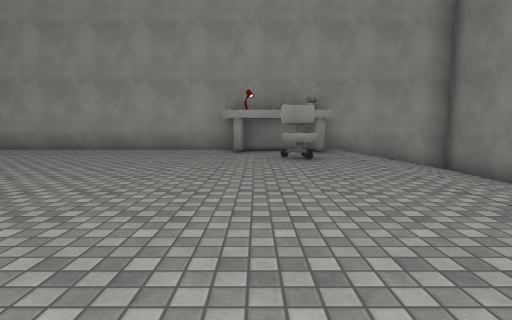
View 1 (above)

24 first-person views from a walk through a 3-D level made in the Unity game engine. The camera is 1.2 m above the floor, tilts 6° down and sees 80° across. The floor is counted in squares, 2 m on a side. Each view is taken from the middle of a square. On the plan, view 1 faces up. The plan holds only what a view shows up to about 9 squares ahead; the rest is blank. The place goes on beyond the plan. The player is left out. Some surface patterns are stand-ins.

View 2
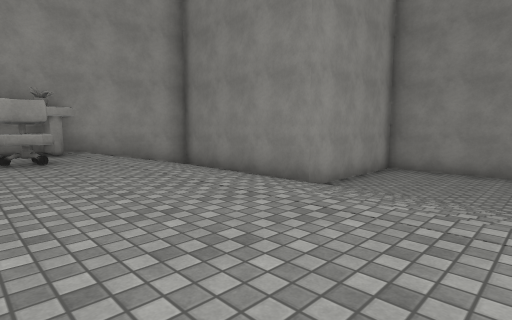

View 3
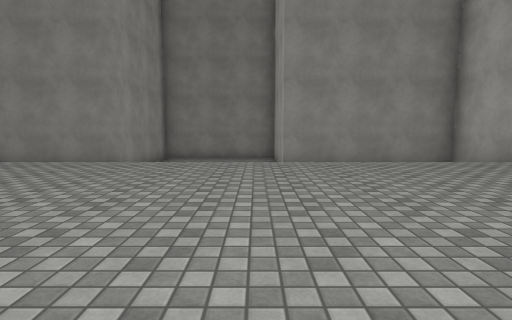

View 4
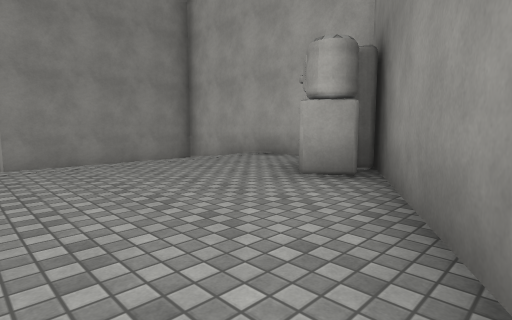

View 5
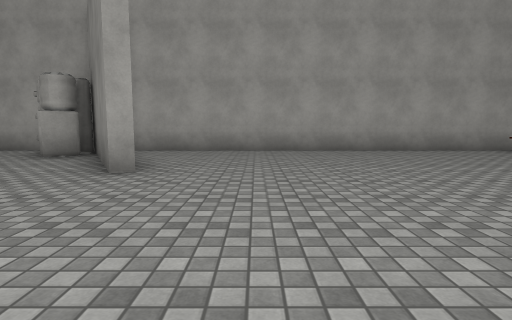

View 6
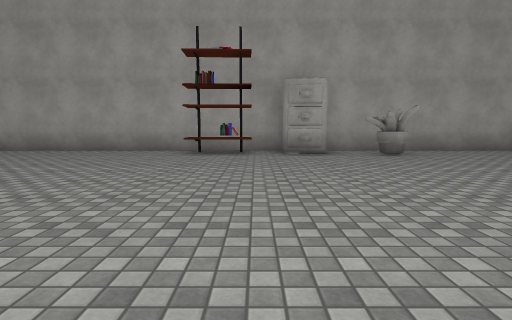

View 7
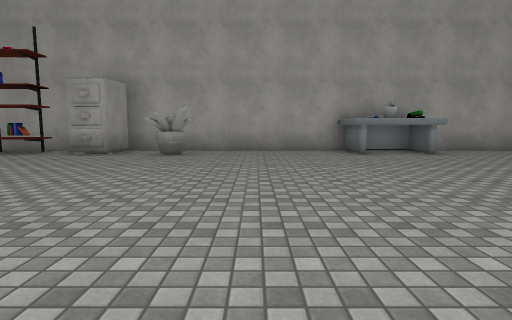

View 8
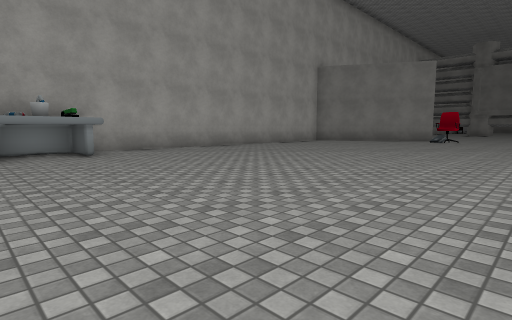

View 9
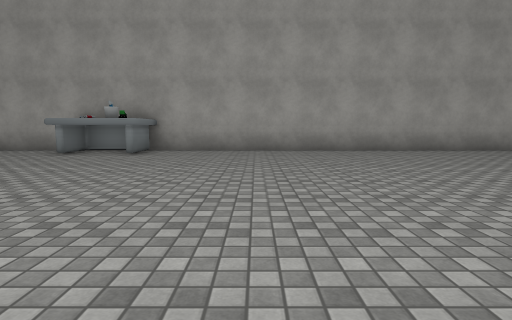

View 10
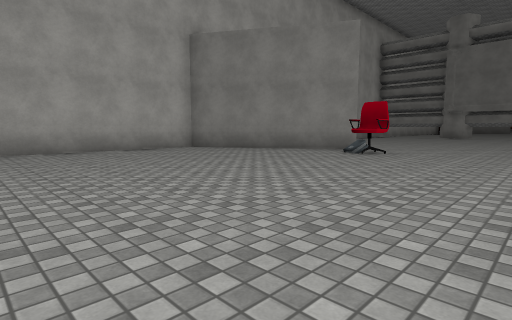

View 11
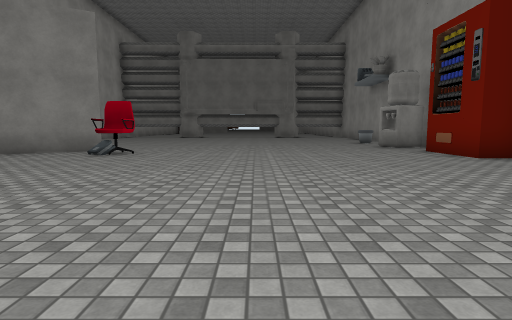

View 12
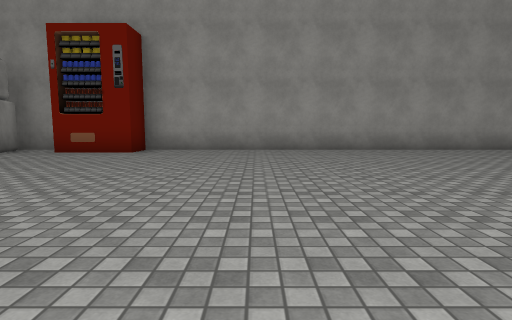

View 13
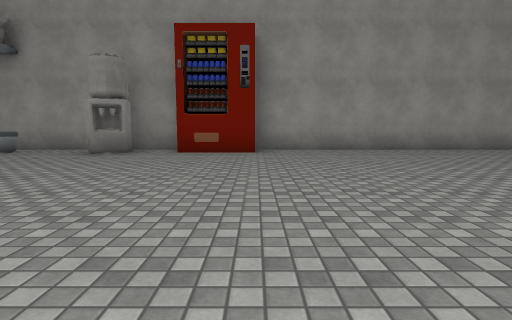

View 14
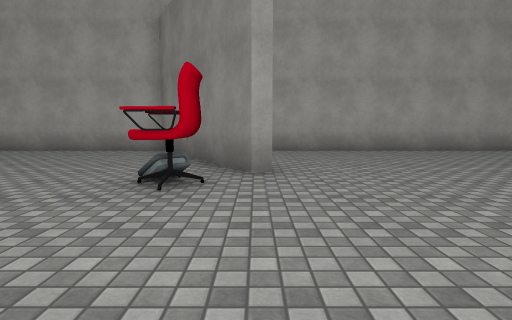

View 15
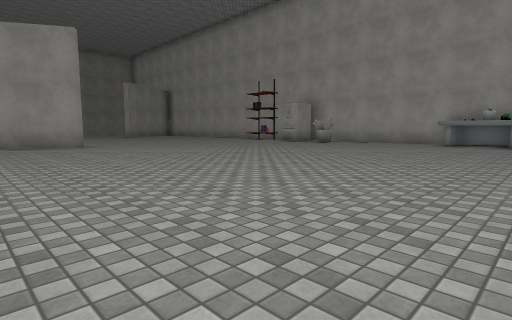

View 16
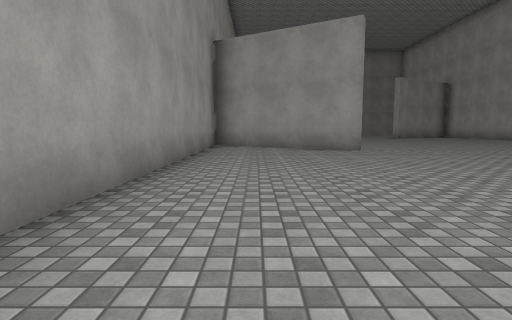

View 17
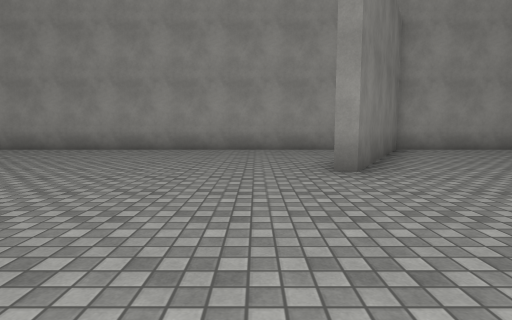

View 18
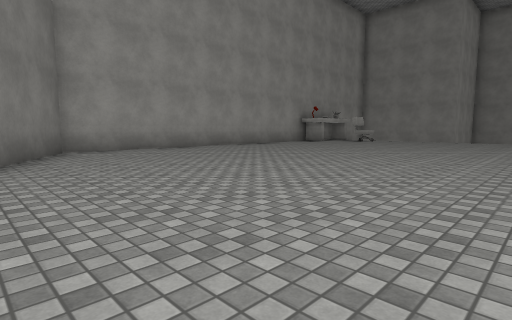

View 19
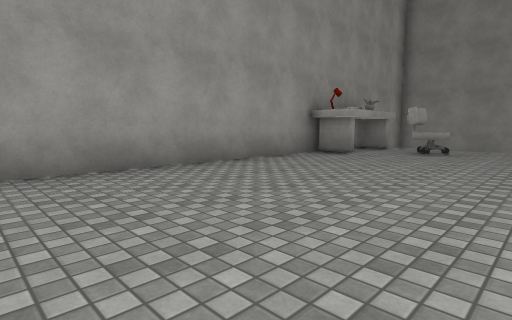

View 20
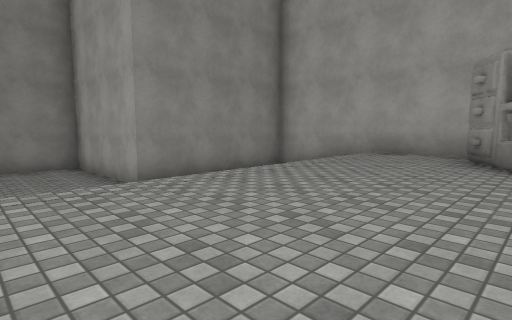

View 21
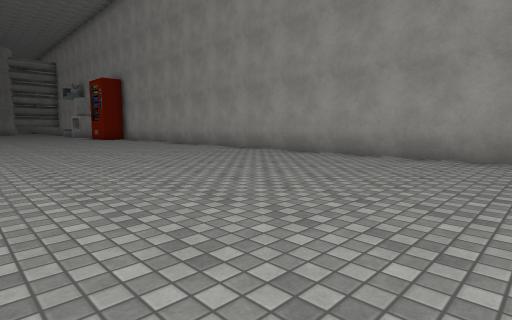

View 22
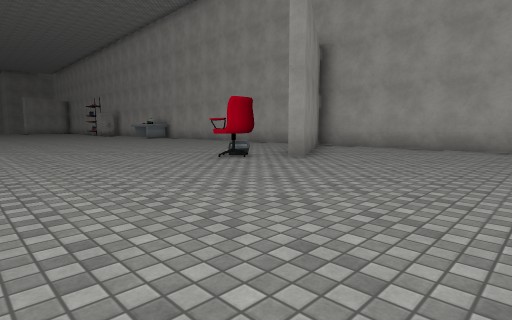

View 23
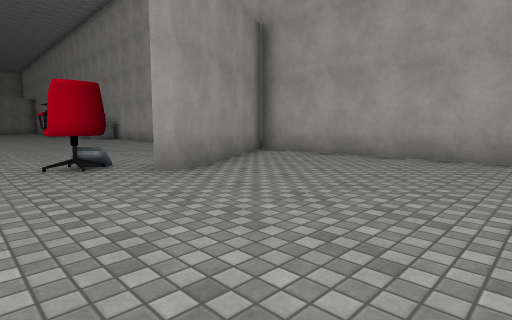

View 24
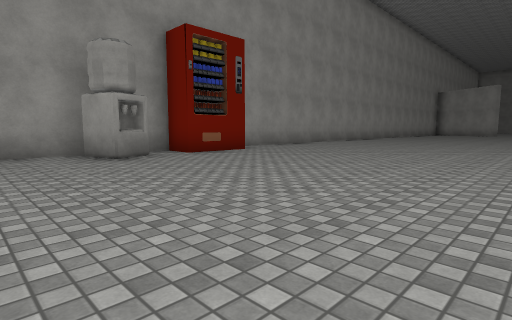

### Floor plan
Key: @ floor where view 1 was taken; # wall or solid block; . main floor; - floor 1.25 m lower than the main floor; / step, stairs or slope; O other object.
Columns run from 39 left of view 1 to 9 right of it. Each row starts with its distance up from view 1.
  9 #######################################  #####
  8 ..O##O#.....................##.........OO.///#
  7 O.OO........................#.............///#
  6 ...........................##...........O.///#
  5 ...........................#..............///#
  4 ...........................#..............///####
  3 ..........................................///----
  2 ..........................................///----
  1 ..........................................///----
  0 .....O.................................@..///----
 -1 ....#.....................................   ####
 -2 ....##..............................#.....   #
 -3 .....#..............................##....  /#
 -4 .....##..........OO....O.OOO.........#OO..  /#
 -5 ......#..........OO......#............#...  /#
 -6 #################  ###########################

Where each view was taken, in squares from view 1:
view 1: 0 up, 0 right, facing up
view 2: 0 up, 0 right, facing up-right
view 3: 0 up, 3 left, facing right
view 4: 0 up, 3 left, facing down-right
view 5: 3 up, 5 left, facing down
view 6: 3 up, 13 left, facing down
view 7: 3 up, 18 left, facing down
view 8: 3 up, 20 left, facing down-left
view 9: 3 up, 25 left, facing down
view 10: 3 up, 27 left, facing down-left
view 11: 3 up, 27 left, facing left
view 12: 0 up, 30 left, facing up
view 13: 0 up, 33 left, facing up
view 14: 3 up, 35 left, facing down
view 15: 7 up, 23 left, facing down-right
view 16: 7 up, 21 left, facing right
view 17: 0 up, 14 left, facing up
view 18: 0 up, 12 left, facing up-right
view 19: 4 up, 7 left, facing up-right
view 20: 2 up, 1 left, facing down-right
view 21: 2 up, 17 left, facing up-left
view 22: 4 up, 39 left, facing down-right
view 23: 1 up, 39 left, facing down-right
view 24: 1 up, 39 left, facing up-right
